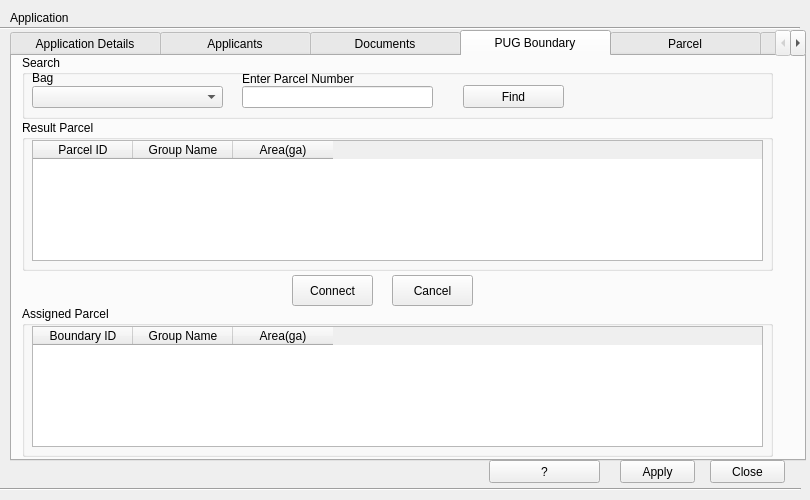
<?xml version="1.0" encoding="UTF-8"?>
<ui version="4.0">
 <class>ApplicationsPastureDialog</class>
 <widget class="QDialog" name="ApplicationsPastureDialog">
  <property name="geometry">
   <rect>
    <x>0</x>
    <y>0</y>
    <width>810</width>
    <height>500</height>
   </rect>
  </property>
  <property name="minimumSize">
   <size>
    <width>810</width>
    <height>500</height>
   </size>
  </property>
  <property name="maximumSize">
   <size>
    <width>810</width>
    <height>500</height>
   </size>
  </property>
  <property name="windowTitle">
   <string>Applications Pasture Dialog</string>
  </property>
  <property name="windowIcon">
   <iconset resource="resources_pasture.qrc">
    <normaloff>:/plugins/lm2_pasture/crops.png</normaloff>:/plugins/lm2_pasture/crops.png</iconset>
  </property>
  <property name="styleSheet">
   <string notr="true"/>
  </property>
  <widget class="QTabWidget" name="application_tab_widget">
   <property name="geometry">
    <rect>
     <x>10</x>
     <y>30</y>
     <width>796</width>
     <height>431</height>
    </rect>
   </property>
   <property name="sizePolicy">
    <sizepolicy hsizetype="MinimumExpanding" vsizetype="MinimumExpanding">
     <horstretch>0</horstretch>
     <verstretch>0</verstretch>
    </sizepolicy>
   </property>
   <property name="minimumSize">
    <size>
     <width>200</width>
     <height>0</height>
    </size>
   </property>
   <property name="baseSize">
    <size>
     <width>200</width>
     <height>0</height>
    </size>
   </property>
   <property name="styleSheet">
    <string notr="true">QTabBar::tab { width: 150px; }</string>
   </property>
   <property name="currentIndex">
    <number>3</number>
   </property>
   <property name="usesScrollButtons">
    <bool>true</bool>
   </property>
   <widget class="QWidget" name="application_detail_tab">
    <attribute name="title">
     <string>Application Details</string>
    </attribute>
    <widget class="QGroupBox" name="registration_group_box">
     <property name="geometry">
      <rect>
       <x>3</x>
       <y>10</y>
       <width>351</width>
       <height>391</height>
      </rect>
     </property>
     <property name="title">
      <string>Registration</string>
     </property>
     <widget class="QDateTimeEdit" name="date_time_date">
      <property name="enabled">
       <bool>false</bool>
      </property>
      <property name="geometry">
       <rect>
        <x>10</x>
        <y>40</y>
        <width>241</width>
        <height>22</height>
       </rect>
      </property>
      <property name="buttonSymbols">
       <enum>QAbstractSpinBox::NoButtons</enum>
      </property>
      <property name="displayFormat">
       <string>yyyy-MM-dd, hh:mm</string>
      </property>
      <property name="calendarPopup">
       <bool>true</bool>
      </property>
     </widget>
     <widget class="QComboBox" name="application_type_cbox">
      <property name="enabled">
       <bool>true</bool>
      </property>
      <property name="geometry">
       <rect>
        <x>10</x>
        <y>87</y>
        <width>336</width>
        <height>22</height>
       </rect>
      </property>
     </widget>
     <widget class="QLineEdit" name="application_num_first_edit">
      <property name="enabled">
       <bool>false</bool>
      </property>
      <property name="geometry">
       <rect>
        <x>11</x>
        <y>133</y>
        <width>71</width>
        <height>20</height>
       </rect>
      </property>
     </widget>
     <widget class="QLineEdit" name="application_num_middle_edit">
      <property name="enabled">
       <bool>false</bool>
      </property>
      <property name="geometry">
       <rect>
        <x>137</x>
        <y>133</y>
        <width>71</width>
        <height>20</height>
       </rect>
      </property>
     </widget>
     <widget class="QLineEdit" name="application_num_last_edit">
      <property name="enabled">
       <bool>false</bool>
      </property>
      <property name="geometry">
       <rect>
        <x>221</x>
        <y>133</y>
        <width>81</width>
        <height>20</height>
       </rect>
      </property>
     </widget>
     <widget class="QLabel" name="label_2">
      <property name="geometry">
       <rect>
        <x>10</x>
        <y>25</y>
        <width>271</width>
        <height>16</height>
       </rect>
      </property>
      <property name="text">
       <string>Date,Time</string>
      </property>
     </widget>
     <widget class="QLabel" name="label_3">
      <property name="geometry">
       <rect>
        <x>11</x>
        <y>70</y>
        <width>291</width>
        <height>16</height>
       </rect>
      </property>
      <property name="text">
       <string>Application Type</string>
      </property>
     </widget>
     <widget class="QLabel" name="label_4">
      <property name="geometry">
       <rect>
        <x>11</x>
        <y>115</y>
        <width>281</width>
        <height>16</height>
       </rect>
      </property>
      <property name="text">
       <string>Application Number</string>
      </property>
     </widget>
     <widget class="QLabel" name="duration_request_label">
      <property name="geometry">
       <rect>
        <x>10</x>
        <y>250</y>
        <width>161</width>
        <height>16</height>
       </rect>
      </property>
      <property name="text">
       <string>Requested duration [year]</string>
      </property>
     </widget>
     <widget class="QLabel" name="duration_approved_label">
      <property name="geometry">
       <rect>
        <x>170</x>
        <y>250</y>
        <width>151</width>
        <height>16</height>
       </rect>
      </property>
      <property name="text">
       <string>Approved duration [year]</string>
      </property>
     </widget>
     <widget class="QLabel" name="label_7">
      <property name="geometry">
       <rect>
        <x>10</x>
        <y>294</y>
        <width>171</width>
        <height>16</height>
       </rect>
      </property>
      <property name="text">
       <string>Remarks</string>
      </property>
     </widget>
     <widget class="QComboBox" name="requested_land_use_type_cbox">
      <property name="geometry">
       <rect>
        <x>10</x>
        <y>175</y>
        <width>336</width>
        <height>22</height>
       </rect>
      </property>
     </widget>
     <widget class="QLabel" name="label_8">
      <property name="geometry">
       <rect>
        <x>10</x>
        <y>160</y>
        <width>271</width>
        <height>16</height>
       </rect>
      </property>
      <property name="text">
       <string>Requested Land Use Type</string>
      </property>
     </widget>
     <widget class="QSpinBox" name="approved_year_spin_box">
      <property name="enabled">
       <bool>false</bool>
      </property>
      <property name="geometry">
       <rect>
        <x>170</x>
        <y>268</y>
        <width>141</width>
        <height>24</height>
       </rect>
      </property>
      <property name="maximum">
       <number>2900</number>
      </property>
      <property name="value">
       <number>0</number>
      </property>
     </widget>
     <widget class="QSpinBox" name="requested_year_spin_box">
      <property name="geometry">
       <rect>
        <x>10</x>
        <y>268</y>
        <width>141</width>
        <height>24</height>
       </rect>
      </property>
      <property name="maximum">
       <number>500</number>
      </property>
      <property name="value">
       <number>15</number>
      </property>
     </widget>
     <widget class="QTextEdit" name="remarks_text_edit">
      <property name="geometry">
       <rect>
        <x>10</x>
        <y>311</y>
        <width>301</width>
        <height>71</height>
       </rect>
      </property>
     </widget>
     <widget class="QLineEdit" name="application_num_type_edit">
      <property name="enabled">
       <bool>false</bool>
      </property>
      <property name="geometry">
       <rect>
        <x>94</x>
        <y>133</y>
        <width>31</width>
        <height>20</height>
       </rect>
      </property>
     </widget>
     <widget class="QLabel" name="label_43">
      <property name="geometry">
       <rect>
        <x>84</x>
        <y>134</y>
        <width>16</width>
        <height>16</height>
       </rect>
      </property>
      <property name="text">
       <string>-</string>
      </property>
     </widget>
     <widget class="QLabel" name="label_44">
      <property name="geometry">
       <rect>
        <x>127</x>
        <y>135</y>
        <width>16</width>
        <height>16</height>
       </rect>
      </property>
      <property name="text">
       <string>-</string>
      </property>
     </widget>
     <widget class="QLabel" name="label_45">
      <property name="geometry">
       <rect>
        <x>212</x>
        <y>135</y>
        <width>16</width>
        <height>16</height>
       </rect>
      </property>
      <property name="text">
       <string>-</string>
      </property>
     </widget>
     <widget class="QComboBox" name="approved_land_use_type_cbox">
      <property name="enabled">
       <bool>false</bool>
      </property>
      <property name="geometry">
       <rect>
        <x>9</x>
        <y>219</y>
        <width>336</width>
        <height>22</height>
       </rect>
      </property>
     </widget>
     <widget class="QLabel" name="label_16">
      <property name="geometry">
       <rect>
        <x>9</x>
        <y>204</y>
        <width>271</width>
        <height>16</height>
       </rect>
      </property>
      <property name="text">
       <string>Approved Land Use Type</string>
      </property>
     </widget>
    </widget>
    <widget class="QGroupBox" name="application_status_group_box">
     <property name="geometry">
      <rect>
       <x>358</x>
       <y>10</y>
       <width>430</width>
       <height>391</height>
      </rect>
     </property>
     <property name="title">
      <string>Application Status</string>
     </property>
     <widget class="QLabel" name="label_9">
      <property name="geometry">
       <rect>
        <x>10</x>
        <y>25</y>
        <width>161</width>
        <height>16</height>
       </rect>
      </property>
      <property name="text">
       <string>Status</string>
      </property>
     </widget>
     <widget class="QLabel" name="label_10">
      <property name="geometry">
       <rect>
        <x>215</x>
        <y>75</y>
        <width>201</width>
        <height>16</height>
       </rect>
      </property>
      <property name="text">
       <string>Next Officer In Charge</string>
      </property>
     </widget>
     <widget class="QDateEdit" name="status_date_date">
      <property name="geometry">
       <rect>
        <x>10</x>
        <y>90</y>
        <width>171</width>
        <height>22</height>
       </rect>
      </property>
      <property name="displayFormat">
       <string>yyyy-MM-dd</string>
      </property>
      <property name="calendarPopup">
       <bool>true</bool>
      </property>
     </widget>
     <widget class="QLabel" name="label_11">
      <property name="geometry">
       <rect>
        <x>10</x>
        <y>75</y>
        <width>171</width>
        <height>16</height>
       </rect>
      </property>
      <property name="text">
       <string>Status Date</string>
      </property>
     </widget>
     <widget class="QPushButton" name="add_button">
      <property name="geometry">
       <rect>
        <x>30</x>
        <y>140</y>
        <width>93</width>
        <height>23</height>
       </rect>
      </property>
      <property name="text">
       <string>Add</string>
      </property>
     </widget>
     <widget class="QPushButton" name="update_button">
      <property name="geometry">
       <rect>
        <x>160</x>
        <y>140</y>
        <width>93</width>
        <height>23</height>
       </rect>
      </property>
      <property name="text">
       <string>Update</string>
      </property>
     </widget>
     <widget class="QPushButton" name="delete_button">
      <property name="geometry">
       <rect>
        <x>290</x>
        <y>140</y>
        <width>93</width>
        <height>23</height>
       </rect>
      </property>
      <property name="text">
       <string>Delete</string>
      </property>
     </widget>
     <widget class="QTableWidget" name="application_status_twidget">
      <property name="geometry">
       <rect>
        <x>5</x>
        <y>190</y>
        <width>420</width>
        <height>141</height>
       </rect>
      </property>
      <attribute name="horizontalHeaderDefaultSectionSize">
       <number>105</number>
      </attribute>
      <column>
       <property name="text">
        <string>Status</string>
       </property>
       <property name="textAlignment">
        <set>AlignLeft|AlignVCenter</set>
       </property>
      </column>
      <column>
       <property name="text">
        <string>Date</string>
       </property>
       <property name="textAlignment">
        <set>AlignLeft|AlignVCenter</set>
       </property>
      </column>
      <column>
       <property name="text">
        <string>Officer in Charge</string>
       </property>
       <property name="textAlignment">
        <set>AlignLeft|AlignVCenter</set>
       </property>
      </column>
      <column>
       <property name="text">
        <string>Next Officer in Charge</string>
       </property>
       <property name="textAlignment">
        <set>AlignLeft|AlignVCenter</set>
       </property>
      </column>
     </widget>
     <widget class="QComboBox" name="status_cbox">
      <property name="geometry">
       <rect>
        <x>10</x>
        <y>40</y>
        <width>376</width>
        <height>22</height>
       </rect>
      </property>
     </widget>
     <widget class="QComboBox" name="next_officer_in_charge_cbox">
      <property name="geometry">
       <rect>
        <x>215</x>
        <y>90</y>
        <width>171</width>
        <height>22</height>
       </rect>
      </property>
     </widget>
    </widget>
   </widget>
   <widget class="QWidget" name="applicants_tab">
    <attribute name="title">
     <string>Applicants</string>
    </attribute>
    <widget class="QGroupBox" name="applicants_group_box">
     <property name="geometry">
      <rect>
       <x>10</x>
       <y>2</y>
       <width>761</width>
       <height>391</height>
      </rect>
     </property>
     <property name="title">
      <string>Applicants</string>
     </property>
     <widget class="QPushButton" name="appliciants_remove_button">
      <property name="geometry">
       <rect>
        <x>610</x>
        <y>360</y>
        <width>141</width>
        <height>23</height>
       </rect>
      </property>
      <property name="text">
       <string>Remove</string>
      </property>
     </widget>
     <widget class="QGroupBox" name="person_group_gbox">
      <property name="geometry">
       <rect>
        <x>20</x>
        <y>13</y>
        <width>271</width>
        <height>184</height>
       </rect>
      </property>
      <property name="title">
       <string>Person Group</string>
      </property>
      <widget class="QLineEdit" name="leader_id_edit">
       <property name="enabled">
        <bool>false</bool>
       </property>
       <property name="geometry">
        <rect>
         <x>40</x>
         <y>77</y>
         <width>211</width>
         <height>20</height>
        </rect>
       </property>
      </widget>
      <widget class="QLabel" name="label_35">
       <property name="geometry">
        <rect>
         <x>40</x>
         <y>99</y>
         <width>121</width>
         <height>16</height>
        </rect>
       </property>
       <property name="text">
        <string>Leader Name</string>
       </property>
      </widget>
      <widget class="QLineEdit" name="leader_name_edit">
       <property name="enabled">
        <bool>false</bool>
       </property>
       <property name="geometry">
        <rect>
         <x>40</x>
         <y>116</y>
         <width>211</width>
         <height>20</height>
        </rect>
       </property>
      </widget>
      <widget class="QComboBox" name="pasture_group_cbox">
       <property name="enabled">
        <bool>false</bool>
       </property>
       <property name="geometry">
        <rect>
         <x>40</x>
         <y>33</y>
         <width>211</width>
         <height>22</height>
        </rect>
       </property>
      </widget>
      <widget class="QCheckBox" name="is_group_checkbox">
       <property name="geometry">
        <rect>
         <x>40</x>
         <y>13</y>
         <width>171</width>
         <height>17</height>
        </rect>
       </property>
       <property name="text">
        <string>Is Find Group</string>
       </property>
      </widget>
      <widget class="QLabel" name="label_32">
       <property name="geometry">
        <rect>
         <x>40</x>
         <y>60</y>
         <width>121</width>
         <height>16</height>
        </rect>
       </property>
       <property name="text">
        <string>Leader ID</string>
       </property>
      </widget>
      <widget class="QPushButton" name="group_connect_button">
       <property name="enabled">
        <bool>false</bool>
       </property>
       <property name="geometry">
        <rect>
         <x>100</x>
         <y>157</y>
         <width>75</width>
         <height>23</height>
        </rect>
       </property>
       <property name="text">
        <string>Connect</string>
       </property>
      </widget>
     </widget>
     <widget class="QGroupBox" name="person_gbox">
      <property name="geometry">
       <rect>
        <x>320</x>
        <y>13</y>
        <width>411</width>
        <height>184</height>
       </rect>
      </property>
      <property name="title">
       <string>Person</string>
      </property>
      <widget class="QTableWidget" name="person_twidget">
       <property name="enabled">
        <bool>false</bool>
       </property>
       <property name="geometry">
        <rect>
         <x>30</x>
         <y>57</y>
         <width>341</width>
         <height>81</height>
        </rect>
       </property>
       <attribute name="horizontalHeaderDefaultSectionSize">
        <number>100</number>
       </attribute>
       <attribute name="verticalHeaderDefaultSectionSize">
        <number>30</number>
       </attribute>
       <attribute name="verticalHeaderMinimumSectionSize">
        <number>19</number>
       </attribute>
      </widget>
      <widget class="QPushButton" name="person_find_button">
       <property name="enabled">
        <bool>false</bool>
       </property>
       <property name="geometry">
        <rect>
         <x>280</x>
         <y>31</y>
         <width>91</width>
         <height>23</height>
        </rect>
       </property>
       <property name="text">
        <string>Find</string>
       </property>
      </widget>
      <widget class="QLineEdit" name="person_id_edit">
       <property name="enabled">
        <bool>false</bool>
       </property>
       <property name="geometry">
        <rect>
         <x>30</x>
         <y>32</y>
         <width>113</width>
         <height>20</height>
        </rect>
       </property>
      </widget>
      <widget class="QLineEdit" name="firstname_edit">
       <property name="enabled">
        <bool>false</bool>
       </property>
       <property name="geometry">
        <rect>
         <x>150</x>
         <y>32</y>
         <width>121</width>
         <height>20</height>
        </rect>
       </property>
      </widget>
      <widget class="QLabel" name="label_36">
       <property name="geometry">
        <rect>
         <x>150</x>
         <y>14</y>
         <width>113</width>
         <height>13</height>
        </rect>
       </property>
       <property name="text">
        <string>Firstname</string>
       </property>
      </widget>
      <widget class="QCheckBox" name="is_person_checkbox">
       <property name="geometry">
        <rect>
         <x>30</x>
         <y>13</y>
         <width>121</width>
         <height>17</height>
        </rect>
       </property>
       <property name="text">
        <string>Person ID</string>
       </property>
      </widget>
      <widget class="QPushButton" name="person_connect_button">
       <property name="enabled">
        <bool>false</bool>
       </property>
       <property name="geometry">
        <rect>
         <x>150</x>
         <y>157</y>
         <width>75</width>
         <height>23</height>
        </rect>
       </property>
       <property name="text">
        <string>Connect</string>
       </property>
      </widget>
     </widget>
    </widget>
   </widget>
   <widget class="QWidget" name="document_tab">
    <attribute name="title">
     <string>Documents</string>
    </attribute>
    <widget class="QGroupBox" name="documents_group_box">
     <property name="geometry">
      <rect>
       <x>10</x>
       <y>10</y>
       <width>751</width>
       <height>341</height>
      </rect>
     </property>
     <property name="title">
      <string>Documents</string>
     </property>
     <widget class="QComboBox" name="applicant_documents_cbox">
      <property name="geometry">
       <rect>
        <x>20</x>
        <y>50</y>
        <width>261</width>
        <height>22</height>
       </rect>
      </property>
     </widget>
     <widget class="QLabel" name="label_12">
      <property name="geometry">
       <rect>
        <x>20</x>
        <y>30</y>
        <width>251</width>
        <height>16</height>
       </rect>
      </property>
      <property name="text">
       <string>Select Applicants</string>
      </property>
     </widget>
     <widget class="QPushButton" name="load_doc_button">
      <property name="geometry">
       <rect>
        <x>310</x>
        <y>50</y>
        <width>141</width>
        <height>23</height>
       </rect>
      </property>
      <property name="text">
       <string>Load Document</string>
      </property>
     </widget>
     <widget class="QLineEdit" name="document_path_edit">
      <property name="geometry">
       <rect>
        <x>470</x>
        <y>50</y>
        <width>261</width>
        <height>20</height>
       </rect>
      </property>
      <property name="readOnly">
       <bool>true</bool>
      </property>
     </widget>
     <widget class="QLabel" name="label_6">
      <property name="geometry">
       <rect>
        <x>471</x>
        <y>30</y>
        <width>261</width>
        <height>16</height>
       </rect>
      </property>
      <property name="text">
       <string>Document Path</string>
      </property>
     </widget>
    </widget>
   </widget>
   <widget class="QWidget" name="boundary_tab">
    <attribute name="title">
     <string>PUG Boundary</string>
    </attribute>
    <widget class="QGroupBox" name="search_group_box_2">
     <property name="geometry">
      <rect>
       <x>10</x>
       <y>-1</y>
       <width>751</width>
       <height>64</height>
      </rect>
     </property>
     <property name="title">
      <string>Search</string>
     </property>
     <widget class="QLineEdit" name="search_boundary_num_edit">
      <property name="geometry">
       <rect>
        <x>220</x>
        <y>31</y>
        <width>191</width>
        <height>22</height>
       </rect>
      </property>
     </widget>
     <widget class="QPushButton" name="find_boundary_number_button">
      <property name="geometry">
       <rect>
        <x>441</x>
        <y>30</y>
        <width>101</width>
        <height>23</height>
       </rect>
      </property>
      <property name="text">
       <string>Find</string>
      </property>
     </widget>
     <widget class="QLabel" name="label_15">
      <property name="geometry">
       <rect>
        <x>220</x>
        <y>16</y>
        <width>241</width>
        <height>16</height>
       </rect>
      </property>
      <property name="text">
       <string>Enter Parcel Number</string>
      </property>
     </widget>
     <widget class="QComboBox" name="bag_boundary_cbox">
      <property name="geometry">
       <rect>
        <x>10</x>
        <y>31</y>
        <width>191</width>
        <height>22</height>
       </rect>
      </property>
     </widget>
     <widget class="QLabel" name="label_17">
      <property name="geometry">
       <rect>
        <x>10</x>
        <y>15</y>
        <width>181</width>
        <height>16</height>
       </rect>
      </property>
      <property name="text">
       <string>Bag</string>
      </property>
     </widget>
    </widget>
    <widget class="QPushButton" name="boundary_remove_button">
     <property name="geometry">
      <rect>
       <x>380</x>
       <y>219</y>
       <width>81</width>
       <height>31</height>
      </rect>
     </property>
     <property name="text">
      <string>Cancel</string>
     </property>
    </widget>
    <widget class="QGroupBox" name="assigned_group_box_3">
     <property name="geometry">
      <rect>
       <x>10</x>
       <y>64</y>
       <width>751</width>
       <height>151</height>
      </rect>
     </property>
     <property name="title">
      <string>Result Parcel</string>
     </property>
     <widget class="QTableWidget" name="result_boundary_twidget">
      <property name="geometry">
       <rect>
        <x>10</x>
        <y>20</y>
        <width>731</width>
        <height>121</height>
       </rect>
      </property>
      <column>
       <property name="text">
        <string>Parcel ID</string>
       </property>
      </column>
      <column>
       <property name="text">
        <string>Group Name</string>
       </property>
      </column>
      <column>
       <property name="text">
        <string>Area(ga)</string>
       </property>
      </column>
     </widget>
    </widget>
    <widget class="QPushButton" name="boundary_add_button">
     <property name="geometry">
      <rect>
       <x>280</x>
       <y>219</y>
       <width>81</width>
       <height>31</height>
      </rect>
     </property>
     <property name="sizePolicy">
      <sizepolicy hsizetype="Minimum" vsizetype="Fixed">
       <horstretch>0</horstretch>
       <verstretch>0</verstretch>
      </sizepolicy>
     </property>
     <property name="baseSize">
      <size>
       <width>0</width>
       <height>0</height>
      </size>
     </property>
     <property name="text">
      <string>Connect</string>
     </property>
    </widget>
    <widget class="QGroupBox" name="assigned_group_box_4">
     <property name="geometry">
      <rect>
       <x>10</x>
       <y>250</y>
       <width>751</width>
       <height>151</height>
      </rect>
     </property>
     <property name="title">
      <string>Assigned Parcel</string>
     </property>
     <widget class="QTableWidget" name="assigned_boundary_twidget">
      <property name="geometry">
       <rect>
        <x>10</x>
        <y>20</y>
        <width>731</width>
        <height>121</height>
       </rect>
      </property>
      <column>
       <property name="text">
        <string>Boundary ID</string>
       </property>
      </column>
      <column>
       <property name="text">
        <string>Group Name</string>
       </property>
      </column>
      <column>
       <property name="text">
        <string>Area(ga)</string>
       </property>
      </column>
     </widget>
    </widget>
   </widget>
   <widget class="QWidget" name="parcel_tab">
    <attribute name="title">
     <string>Parcel</string>
    </attribute>
    <widget class="QGroupBox" name="search_group_box">
     <property name="geometry">
      <rect>
       <x>10</x>
       <y>0</y>
       <width>771</width>
       <height>64</height>
      </rect>
     </property>
     <property name="title">
      <string>Search</string>
     </property>
     <widget class="QLineEdit" name="search_parcel_num_edit">
      <property name="geometry">
       <rect>
        <x>220</x>
        <y>31</y>
        <width>191</width>
        <height>22</height>
       </rect>
      </property>
     </widget>
     <widget class="QPushButton" name="find_parcel_number_button">
      <property name="geometry">
       <rect>
        <x>441</x>
        <y>30</y>
        <width>101</width>
        <height>23</height>
       </rect>
      </property>
      <property name="text">
       <string>Find</string>
      </property>
     </widget>
     <widget class="QLabel" name="label_13">
      <property name="geometry">
       <rect>
        <x>220</x>
        <y>16</y>
        <width>241</width>
        <height>16</height>
       </rect>
      </property>
      <property name="text">
       <string>Enter Parcel Number</string>
      </property>
     </widget>
     <widget class="QComboBox" name="bag_parcel_cbox">
      <property name="geometry">
       <rect>
        <x>10</x>
        <y>31</y>
        <width>191</width>
        <height>22</height>
       </rect>
      </property>
     </widget>
     <widget class="QLabel" name="label_14">
      <property name="geometry">
       <rect>
        <x>10</x>
        <y>15</y>
        <width>181</width>
        <height>16</height>
       </rect>
      </property>
      <property name="text">
       <string>Bag</string>
      </property>
     </widget>
    </widget>
    <widget class="QGroupBox" name="assigned_group_box">
     <property name="geometry">
      <rect>
       <x>10</x>
       <y>65</y>
       <width>771</width>
       <height>151</height>
      </rect>
     </property>
     <property name="title">
      <string>Result Parcel</string>
     </property>
     <widget class="QTableWidget" name="result_parcel_twidget">
      <property name="geometry">
       <rect>
        <x>10</x>
        <y>20</y>
        <width>751</width>
        <height>121</height>
       </rect>
      </property>
      <column>
       <property name="text">
        <string>Parcel ID</string>
       </property>
      </column>
      <column>
       <property name="text">
        <string>Land Use Type</string>
       </property>
      </column>
      <column>
       <property name="text">
        <string>Area(ga)</string>
       </property>
      </column>
     </widget>
    </widget>
    <widget class="QPushButton" name="parcel_add_button">
     <property name="geometry">
      <rect>
       <x>280</x>
       <y>220</y>
       <width>81</width>
       <height>31</height>
      </rect>
     </property>
     <property name="sizePolicy">
      <sizepolicy hsizetype="Minimum" vsizetype="Fixed">
       <horstretch>0</horstretch>
       <verstretch>0</verstretch>
      </sizepolicy>
     </property>
     <property name="baseSize">
      <size>
       <width>0</width>
       <height>0</height>
      </size>
     </property>
     <property name="text">
      <string>Connect</string>
     </property>
    </widget>
    <widget class="QPushButton" name="parcel_remove_button">
     <property name="geometry">
      <rect>
       <x>380</x>
       <y>220</y>
       <width>81</width>
       <height>31</height>
      </rect>
     </property>
     <property name="text">
      <string>Cancel</string>
     </property>
    </widget>
    <widget class="QGroupBox" name="assigned_group_box_2">
     <property name="geometry">
      <rect>
       <x>10</x>
       <y>251</y>
       <width>771</width>
       <height>151</height>
      </rect>
     </property>
     <property name="title">
      <string>Assigned Parcel</string>
     </property>
     <widget class="QTableWidget" name="assigned_parcel_twidget">
      <property name="geometry">
       <rect>
        <x>10</x>
        <y>20</y>
        <width>311</width>
        <height>121</height>
       </rect>
      </property>
      <column>
       <property name="text">
        <string>Parcel ID</string>
       </property>
      </column>
      <column>
       <property name="text">
        <string>Neighbourhood</string>
       </property>
      </column>
      <column>
       <property name="text">
        <string>Area(ga)</string>
       </property>
      </column>
     </widget>
     <widget class="QPushButton" name="pasture_remove_button">
      <property name="geometry">
       <rect>
        <x>465</x>
        <y>57</y>
        <width>31</width>
        <height>31</height>
       </rect>
      </property>
      <property name="text">
       <string/>
      </property>
      <property name="icon">
       <iconset resource="resources_pasture.qrc">
        <normaloff>:/plugins/lm2_pasture/double_angle_left.png</normaloff>:/plugins/lm2_pasture/double_angle_left.png</iconset>
      </property>
     </widget>
     <widget class="QTableWidget" name="pasture_type_twidget">
      <property name="geometry">
       <rect>
        <x>500</x>
        <y>20</y>
        <width>261</width>
        <height>121</height>
       </rect>
      </property>
      <column>
       <property name="text">
        <string>Pasture Type</string>
       </property>
      </column>
      <column>
       <property name="text">
        <string>Begin Month</string>
       </property>
      </column>
      <column>
       <property name="text">
        <string>End Month</string>
       </property>
      </column>
      <column>
       <property name="text">
        <string>Days</string>
       </property>
      </column>
     </widget>
     <widget class="QPushButton" name="pasture_add_button">
      <property name="geometry">
       <rect>
        <x>465</x>
        <y>19</y>
        <width>31</width>
        <height>31</height>
       </rect>
      </property>
      <property name="sizePolicy">
       <sizepolicy hsizetype="Minimum" vsizetype="Fixed">
        <horstretch>0</horstretch>
        <verstretch>0</verstretch>
       </sizepolicy>
      </property>
      <property name="baseSize">
       <size>
        <width>0</width>
        <height>0</height>
       </size>
      </property>
      <property name="text">
       <string/>
      </property>
      <property name="icon">
       <iconset resource="resources_pasture.qrc">
        <normaloff>:/plugins/lm2_pasture/double_angle_right.png</normaloff>:/plugins/lm2_pasture/double_angle_right.png</iconset>
      </property>
     </widget>
     <widget class="QComboBox" name="pasture_type_cbox">
      <property name="geometry">
       <rect>
        <x>327</x>
        <y>20</y>
        <width>131</width>
        <height>22</height>
       </rect>
      </property>
     </widget>
    </widget>
   </widget>
   <widget class="QWidget" name="tab_print">
    <attribute name="title">
     <string>Print</string>
    </attribute>
    <widget class="QGroupBox" name="groupBox_14">
     <property name="geometry">
      <rect>
       <x>10</x>
       <y>10</y>
       <width>751</width>
       <height>331</height>
      </rect>
     </property>
     <property name="title">
      <string>Registration Receipt</string>
     </property>
     <widget class="QPushButton" name="reg_receipt_print_button">
      <property name="geometry">
       <rect>
        <x>80</x>
        <y>80</y>
        <width>101</width>
        <height>23</height>
       </rect>
      </property>
      <property name="text">
       <string>Print</string>
      </property>
     </widget>
     <widget class="QPushButton" name="app_return_button">
      <property name="geometry">
       <rect>
        <x>80</x>
        <y>115</y>
        <width>176</width>
        <height>23</height>
       </rect>
      </property>
      <property name="text">
       <string>Response by governor</string>
      </property>
     </widget>
    </widget>
   </widget>
  </widget>
  <widget class="Line" name="line">
   <property name="geometry">
    <rect>
     <x>0</x>
     <y>20</y>
     <width>800</width>
     <height>16</height>
    </rect>
   </property>
   <property name="orientation">
    <enum>Qt::Horizontal</enum>
   </property>
  </widget>
  <widget class="Line" name="line_2">
   <property name="geometry">
    <rect>
     <x>0</x>
     <y>481</y>
     <width>801</width>
     <height>16</height>
    </rect>
   </property>
   <property name="orientation">
    <enum>Qt::Horizontal</enum>
   </property>
  </widget>
  <widget class="QLabel" name="label">
   <property name="geometry">
    <rect>
     <x>10</x>
     <y>10</y>
     <width>236</width>
     <height>16</height>
    </rect>
   </property>
   <property name="text">
    <string>Application</string>
   </property>
  </widget>
  <widget class="QPushButton" name="help_button">
   <property name="geometry">
    <rect>
     <x>489</x>
     <y>460</y>
     <width>111</width>
     <height>23</height>
    </rect>
   </property>
   <property name="text">
    <string>?</string>
   </property>
  </widget>
  <widget class="QPushButton" name="apply_button">
   <property name="geometry">
    <rect>
     <x>620</x>
     <y>460</y>
     <width>75</width>
     <height>23</height>
    </rect>
   </property>
   <property name="text">
    <string>Apply</string>
   </property>
  </widget>
  <widget class="QPushButton" name="close_button">
   <property name="geometry">
    <rect>
     <x>710</x>
     <y>460</y>
     <width>75</width>
     <height>23</height>
    </rect>
   </property>
   <property name="text">
    <string>Close</string>
   </property>
  </widget>
  <widget class="QLabel" name="error_label">
   <property name="geometry">
    <rect>
     <x>10</x>
     <y>463</y>
     <width>461</width>
     <height>20</height>
    </rect>
   </property>
   <property name="text">
    <string/>
   </property>
  </widget>
  <widget class="QLabel" name="status_label">
   <property name="geometry">
    <rect>
     <x>10</x>
     <y>466</y>
     <width>361</width>
     <height>16</height>
    </rect>
   </property>
   <property name="text">
    <string/>
   </property>
  </widget>
 </widget>
 <tabstops>
  <tabstop>application_tab_widget</tabstop>
  <tabstop>date_time_date</tabstop>
  <tabstop>application_type_cbox</tabstop>
  <tabstop>application_num_first_edit</tabstop>
  <tabstop>application_num_middle_edit</tabstop>
  <tabstop>application_num_last_edit</tabstop>
  <tabstop>requested_land_use_type_cbox</tabstop>
  <tabstop>status_cbox</tabstop>
  <tabstop>status_date_date</tabstop>
  <tabstop>next_officer_in_charge_cbox</tabstop>
  <tabstop>add_button</tabstop>
  <tabstop>update_button</tabstop>
  <tabstop>delete_button</tabstop>
  <tabstop>application_status_twidget</tabstop>
  <tabstop>help_button</tabstop>
  <tabstop>apply_button</tabstop>
  <tabstop>close_button</tabstop>
  <tabstop>appliciants_remove_button</tabstop>
  <tabstop>applicant_documents_cbox</tabstop>
  <tabstop>search_parcel_num_edit</tabstop>
  <tabstop>find_parcel_number_button</tabstop>
  <tabstop>reg_receipt_print_button</tabstop>
 </tabstops>
 <resources>
  <include location="resources.qrc"/>
  <include location="resources_pasture.qrc"/>
 </resources>
 <connections/>
</ui>
